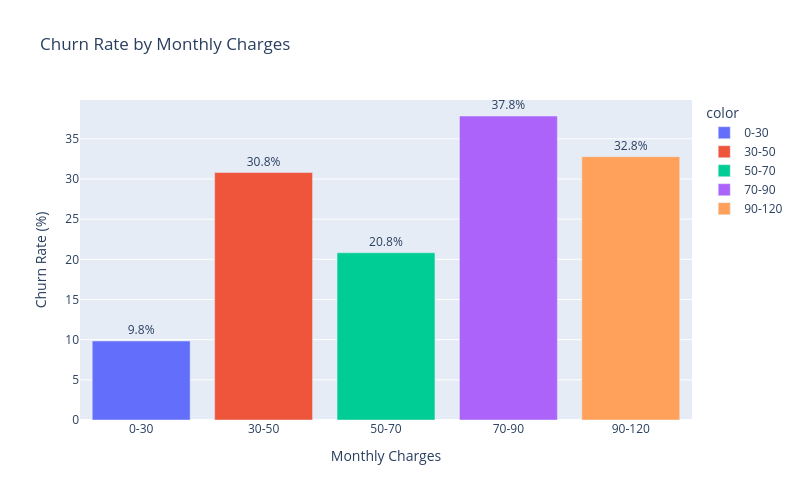

Notebook code cell kept with this figure:
### Code cell
# 月費與流失率的關係
# 月費分組
df["MonthlyChargesGroup"] = pd.cut(
    df["MonthlyCharges"],
    bins=[0, 30, 50, 70, 90, 120],
    labels=["0-30", "30-50", "50-70", "70-90", "90-120"]
)

# 計算各月費區間流失率
churn_rate = (
    df.groupby("MonthlyChargesGroup", observed=True)["Churn"]
      .apply(lambda x: (x == "Yes").mean() * 100)
)

fig = px.bar(
    x=churn_rate.index.astype(str),
    y=churn_rate.values,
    labels={
        "x": "Monthly Charges",
        "y": "Churn Rate (%)"
    },
    title="Churn Rate by Monthly Charges",
    text=churn_rate.values,
    color=churn_rate.index.astype(str)
)

fig.update_traces(
    texttemplate="%{text:.1f}%",
    textposition="outside"
)

fig.update_layout(
    xaxis_title="Monthly Charges",
    yaxis_title="Churn Rate (%)",
    width=800,
    height=500
)

fig.show()
plt.show()

### Figure 1 — Plotly figure (JSON) as saved in the notebook; plotly's stock layout.template omitted (floating-point values rounded to 4 significant figures)
{"data": [{"hovertemplate": "color=0-30<br>Monthly Charges=%{x}<br>Churn Rate (%)=%{y}<br>text=%{text}<extra></extra>", "legendgroup": "0-30", "marker": {"color": "#636efa", "pattern": {"shape": ""}}, "name": "0-30", "orientation": "v", "showlegend": true, "text": [9.836], "textposition": "outside", "texttemplate": "%{text:.1f}%", "type": "bar", "x": ["0-30"], "xaxis": "x", "y": [9.836], "yaxis": "y"}, {"hovertemplate": "color=30-50<br>Monthly Charges=%{x}<br>Churn Rate (%)=%{y}<br>text=%{text}<extra></extra>", "legendgroup": "30-50", "marker": {"color": "#EF553B", "pattern": {"shape": ""}}, "name": "30-50", "orientation": "v", "showlegend": true, "text": [30.8], "textposition": "outside", "texttemplate": "%{text:.1f}%", "type": "bar", "x": ["30-50"], "xaxis": "x", "y": [30.8], "yaxis": "y"}, {"hovertemplate": "color=50-70<br>Monthly Charges=%{x}<br>Churn Rate (%)=%{y}<br>text=%{text}<extra></extra>", "legendgroup": "50-70", "marker": {"color": "#00cc96", "pattern": {"shape": ""}}, "name": "50-70", "orientation": "v", "showlegend": true, "text": [20.81], "textposition": "outside", "texttemplate": "%{text:.1f}%", "type": "bar", "x": ["50-70"], "xaxis": "x", "y": [20.81], "yaxis": "y"}, {"hovertemplate": "color=70-90<br>Monthly Charges=%{x}<br>Churn Rate (%)=%{y}<br>text=%{text}<extra></extra>", "legendgroup": "70-90", "marker": {"color": "#ab63fa", "pattern": {"shape": ""}}, "name": "70-90", "orientation": "v", "showlegend": true, "text": [37.84], "textposition": "outside", "texttemplate": "%{text:.1f}%", "type": "bar", "x": ["70-90"], "xaxis": "x", "y": [37.84], "yaxis": "y"}, {"hovertemplate": "color=90-120<br>Monthly Charges=%{x}<br>Churn Rate (%)=%{y}<br>text=%{text}<extra></extra>", "legendgroup": "90-120", "marker": {"color": "#FFA15A", "pattern": {"shape": ""}}, "name": "90-120", "orientation": "v", "showlegend": true, "text": [32.78], "textposition": "outside", "texttemplate": "%{text:.1f}%", "type": "bar", "x": ["90-120"], "xaxis": "x", "y": [32.78], "yaxis": "y"}], "layout": {"barmode": "relative", "height": 500, "legend": {"title": {"text": "color"}, "tracegroupgap": 0}, "title": {"text": "Churn Rate by Monthly Charges"}, "width": 800, "xaxis": {"anchor": "y", "domain": [0, 1], "title": {"text": "Monthly Charges"}}, "yaxis": {"anchor": "x", "domain": [0, 1], "title": {"text": "Churn Rate (%)"}}}}
